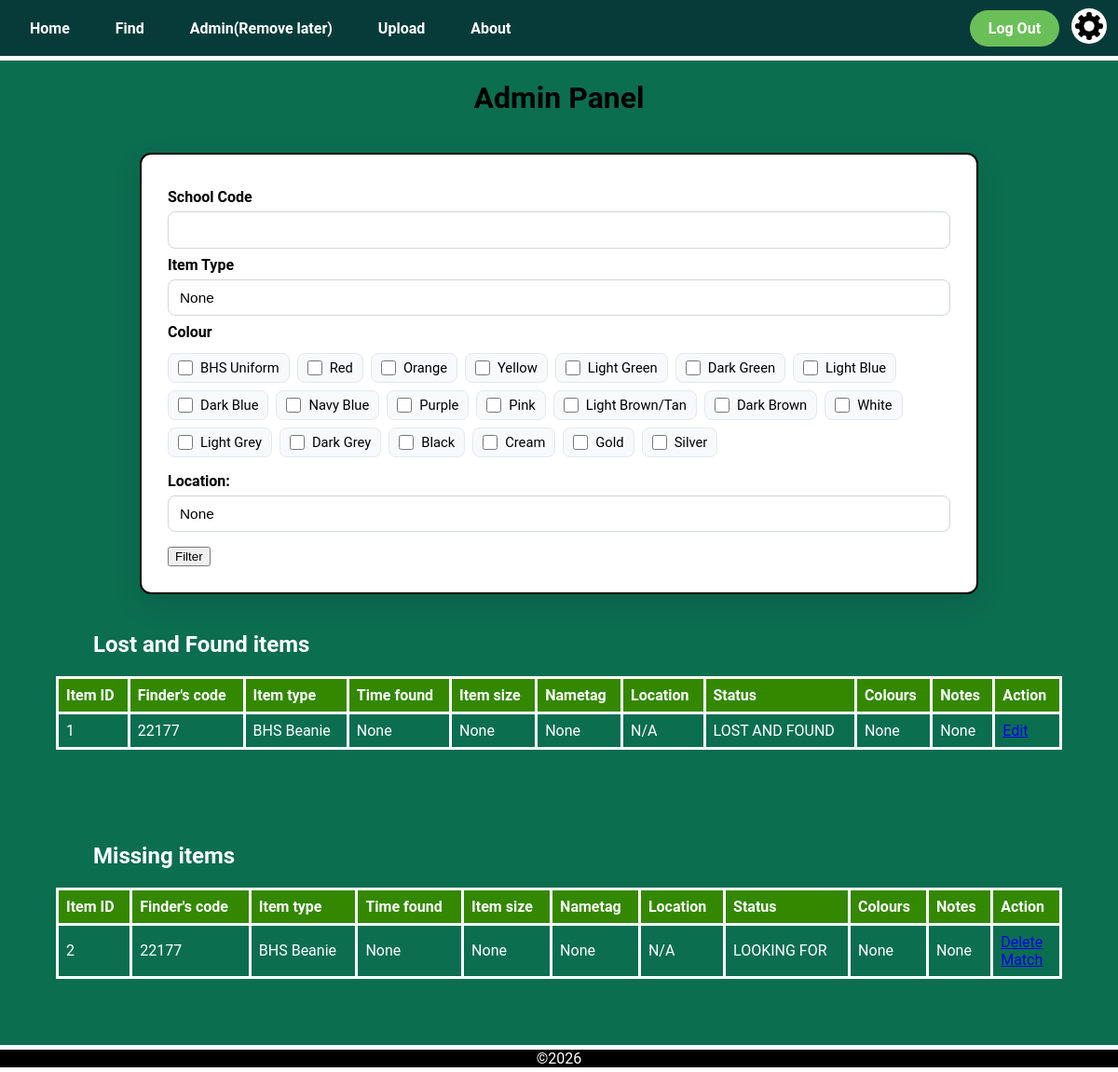
Page /admin (signed in) on the earlier database version.
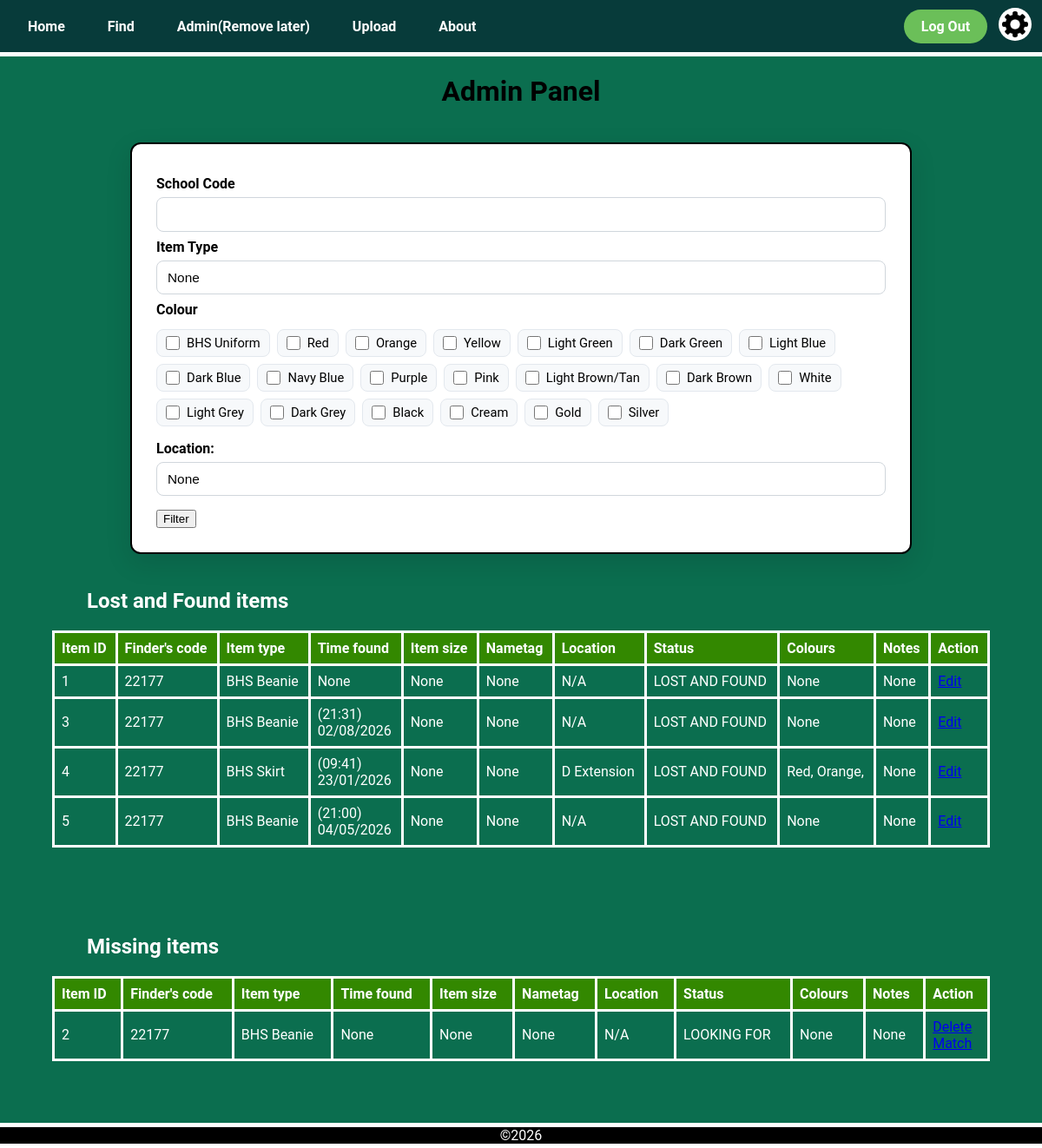
Same page on the later database version.
### app.py (models this page shows)
class LostItem(db.Model):
    __tablename__ = 'lost_item'
    item_id = db.Column(db.Integer, primary_key=True)
    finder_id = db.Column(db.String(6), db.ForeignKey('user.user_id'))
    item_type = db.Column(db.String(50))
    time_found = db.Column(db.String(50))
    size = db.Column(db.String(50))
    nametag = db.Column(db.String(50))
    location = db.Column(db.String(50))
    status = db.Column(db.String(50))
    notes = db.Column(db.String(50))
    colours = db.relationship('Colour', secondary='lostitem_colour', backref='lost_items')

class Colour(db.Model):
    __tablename__ = 'colour'
    colour_id = db.Column(db.Integer, primary_key=True)
    name = db.Column(db.String(50))

### app.py (the view, shortened to what this page needs)
@app.route('/admin', methods=['POST', 'GET'])
@login_required
def admin():
    if current_user.clearance > 1:   # Clearance check, Admins only
        return render_template('error.html',
                               title='Access Forbidden',
                               error_title='Forbidden',
                               error_message='You do not have permission to access this page')
    lost_and_found_query = LostItem.query.filter_by(status='LOST AND FOUND')
    missing_items_query = LostItem.query.filter_by(status='LOOKING FOR')
    returned_items_query = LostItem.query.filter_by(status='RETURNED')
    recieved_items_query = LostItem.query.filter_by(status='RETURNED')
    lost_and_found_items = lost_and_found_query.all()
    missing_items = missing_items_query.all()
    for item in lost_and_found_items + missing_items:
        item.colour_names = [colour.name for colour in item.colours]
    return render_template('admin.html', title='Admin',
                           lost_and_found_items=lost_and_found_items,
                           missing_items=missing_items)

### app.py (called while the page is built)
@login_manager.user_loader
def load_user(user_id):
    return User.query.get(int(user_id))

@app.context_processor
def inject_variables():
    return dict(show_footer=True,
                logged_in = current_user.is_authenticated,
                min_time = "2026-01-01T00:00",
                current_time = datetime.now().strftime("%Y-%m-%dT%H:%M")
                )

@app.before_request
def before_request():
    if request.endpoint in ['logout', 'static']:
        return
    if current_user.is_authenticated is True and current_user.clearance == 4:
        return render_template("error.html",
                                    title="Forbidden",
                                    error_title="Your account has been disabled",
                                    error_message="Please contact an admin")

### templates/admin.html (shortened to what the changed rows need)
{% extends "layout.html" %}
{% block content %}
<h1 class="title">
    Admin Panel
</h1>
<form method="post" action="/admin">
    <div class="upload_form">
        <h2 class="upload_form_subtitle">School Code</h2>
        <h2 class="upload_form_subtitle">Item Type</h2>
        <h2 class="upload_form_subtitle">Colour</h2>
        <h2 class="upload_form_subtitle">Location:</h2>
    </div>
</form>
<table class="item_info_table">
  <h2 class="sub_heading">Lost and Found items</h2>
    <tr>
      <th class="item_info_header">Item ID</th>
      <th class="item_info_header">Finder's code</th>
      <th class="item_info_header">Item type</th>
      <th class="item_info_header">Time found</th>
      <th class="item_info_header">Item size</th>
      <th class="item_info_header">Nametag</th>
      <th class="item_info_header">Location</th>
      <th class="item_info_header">Status</th>
      <th class="item_info_header">Colours</th>
      <th class="item_info_header">Notes</th>
      <th class="item_info_header">Action</th>
    </tr>
    {% for item in lost_and_found_items %}
    <tr class="item_info_row">
      <td>{{item.item_id}}</td>
      <td>{{item.finder_id}}</td>
      <td>{{item.item_type}}</td>
      <td>
        {% if item.time_found is not none %}
          ({{ item.time_found[11:16] }})<br>{{ item.time_found[8:10] }}/{{ item.time_found[5:7] }}/{{ item.time_found[0:4] }}
        {% else %}
          {{item.time_found}}
        {% endif %}
      </td>
      <td>{{item.size}}</td>
      <td>{{item.nametag}}</td>
      <td>{{item.location}}</td>
      <td>{{item.status}}</td>
            <td>
        {% if item.colour_names %}
            {% for colour in item.colour_names %}
              {{ colour }},
            {% endfor %}
        {% else %}
          None
        {% endif %}
      </td>
      <td>{{item.notes}}</td>
      <td class="edit_item_button"><a href="/item/{{item.item_id}}">Edit</a></td>
    </tr>
    {% endfor %}
</table>
<table class="item_info_table">
    <h2 class="sub_heading">Missing items</h2>
    <tr>
      <th class="item_info_header">Item ID</th>
      <th class="item_info_header">Finder's code</th>
      <th class="item_info_header">Item type</th>
      <th class="item_info_header">Time found</th>
      <th class="item_info_header">Item size</th>
      <th class="item_info_header">Nametag</th>
      <th class="item_info_header">Location</th>
      <th class="item_info_header">Status</th>
      <th class="item_info_header">Colours</th>
      <th class="item_info_header">Notes</th>
      <th class="item_info_header">Action</th>
    </tr>
    {% for item in missing_items %}
    <tr class="item_info_row">
      <td>{{item.item_id}}</td>
      <td>{{item.finder_id}}</td>
      <td>{{item.item_type}}</td>
      <td>
        {% if item.time_found is not none %}
          ({{ item.time_found[11:16] }})<br>{{ item.time_found[8:10] }}/{{ item.time_found[5:7] }}/{{ item.time_found[0:4] }}
        {% else %}
          {{item.time_found}}
        {% endif %}
      </td>
      <td>{{item.size}}</td>
      <td>{{item.nametag}}</td>
      <td>{{item.location}}</td>
      <td>{{item.status}}</td>
      <td>
        {% if colour_names %}
            {% for colour in colour_names %}
              {{ colour }},
            {% endfor %}
        {% else %}
          None
        {% endif %}
      </td>
      <td>{{item.notes}}</td>
      <td class="edit_item_button">
        <a href="/item/{{item.item_id}}/delete">Delete</a>
          <br>
        <a href="/item/{{item.item_id}}/match">Match</a>
      </td>
    </tr>
    {% endfor %}
</table>
{% endblock %}

Differences in the rows shown:
added LostItem: item_id "3", finder_id "22177", item_type "BHS Beanie", time_found "21:31", time_found "02", time_found "08", time_found "2026", size "None", nametag "None", location "N/A", status "LOST AND FOUND", notes "None", shown under "Lost and Found items"
added LostItem: item_id "4", finder_id "22177", item_type "BHS Skirt", time_found "09:41", time_found "23", time_found "01", time_found "2026", size "None", nametag "None", location "D Extension", status "LOST AND FOUND", notes "None", shown under "Lost and Found items"
now on this page (row unchanged): Colour: name "Red"
now on this page (row unchanged): Colour: name "Orange"
added LostItem: item_id "5", finder_id "22177", item_type "BHS Beanie", time_found "21:00", time_found "04", time_found "05", time_found "2026", size "None", nametag "None", location "N/A", status "LOST AND FOUND", notes "None", shown under "Lost and Found items"
